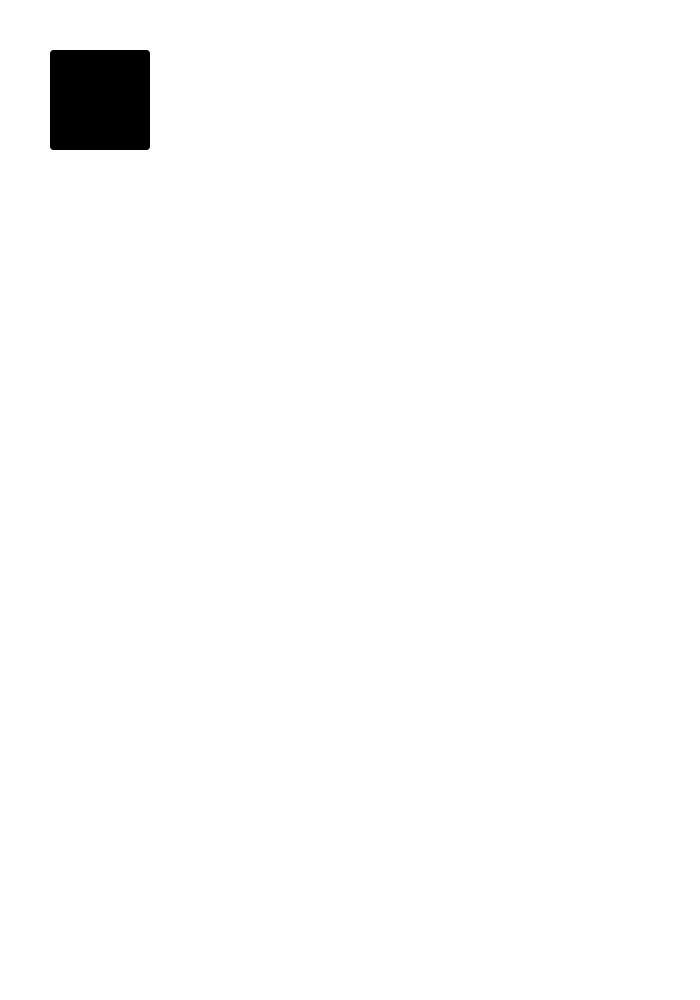
Frame 1 (no input)
Frame 60 (the mouse pressed at the canvas centre just before this capture): identical to frame 1, image omitted
Frame 120 (the mouse held since frame 60 and released just before this capture): identical to frame 1, image omitted

The Processing sketch that drew this single still picture (run headless with seeded random() and noise(); from frame 60 on, the mouse is pressed at the canvas centre):

// Processing sketch: PaperRace
// ── PaperRace.pde

Button test = new Button(new PVector(100,100), new PVector(100,100), "navi")
                  .setFillColor(color(0))
                  .setActiveFillColor(color(random(255), random(255), random(255)))
                  .setStrokeWeight(0);
Handler handler = new Handler();

ArrayList<Button> exe = new ArrayList<Button>();
ArrayList<Button> toexe = new ArrayList<Button>();

void setup(){
  //fullScreen();
  size(700, 1000);
  handler.toexe(test);
  rectMode(CENTER);
}

void draw(){
  background(255);
  handler.runall();
}

void mouseReleased(){
  for (Button b: exe)
    if (b.mouseOver) b.press();
}

// ── Animation.pde

class AnimationHandler {
  AnimationHandler () {

  }

  void run(){

  }
};

class Animation {

  Button master;
  String type;
  MovementHandler moha;

  Animation(Button button, String type){
    this.master=button;
    moha = new MovementHandler(this.master);
    this.type=type;
    check(type);
  }

  void check (String type) {
    if (type == "popup") popup();
  }

  void popup(){
    moha.add("setsize", "popset-1").setSize(PVector.mult(master.size, 2));
  }
};

// ── Button.pde
class Button {
  MovementHandler moha = new MovementHandler(this);
  AnimationHandler aniha = new AnimationHandler();
  
  PVector pos = new PVector(width/2, width/2),
          size = new PVector(width/5, width/5, 5);
  boolean pressed=false, visible=true, active=true, empty=false, mouseOver=false;
  String type = "basic", shape = "rect";
  
  float rectEdge=size.x/5;
  
  color scolor=color(0), fcolor=color(200), ascolor=color(50), afcolor=color(255); //stroke & fill color, activated stroke & fill color
  float alpha=255; // opacity of button
  
  ///////////////////////
  Button(){empty=true;}
  ////////////////////////////////////////////////
  Button(PVector pos, PVector size, String type){
    this.pos.set(pos);
    this.size.set(size);
    this.type=type;
  }
  ////////////////////////////////////////////////
  
  //==========================================================================================
  Button setType (String type) { this.type = type; return this; }
  Button setPosition (float x, float y) { this.pos.set(x, y); return this; }
  Button setSize (float w, float h) { this.size.x = w; this.size.y = h; return this; }
  Button setStrokeWeight (float d) { this.size.z = d; return this; }
  Button setRectEdge (float e) { this.rectEdge = e; return this; }
  Button setShape (String shape) { this.shape = shape; return this; }
  
  Button setActiveFillColor (color afcolor) { this.afcolor = afcolor; return this; }
  Button setFillColor (color fcolor) { this.fcolor = fcolor; return this; }
  Button setActiveStrokeColor (color ascolor) { this.ascolor = ascolor; return this; }
  Button setStrokeColor (color scolor) { this.scolor = scolor; return this; }
  Button setColors (color fcolor, color afcolor, color scolor, color ascolor) { this.fcolor = fcolor; this.scolor = scolor; this.afcolor = afcolor; this.ascolor = ascolor; return this; }
  Button setNormalColors (color fcolor, color scolor) { this.fcolor = fcolor; this.scolor = scolor; return this; }
  Button setActiveColors (color afcolor, color ascolor) { this.afcolor = afcolor; this.ascolor = ascolor; return this; }
  Button setAlpha (int alpha) { this.alpha = alpha; return this; }
  //=========================================================================================
  
  void show () {
    moha.run();
    aniha.run();
    
    mouseOver = isOver();
    if (alpha>0){
      if (mouseOver)fill(red(afcolor), green(afcolor), blue(afcolor), alpha(afcolor)*alpha/255);
      else fill(red(fcolor), green(fcolor), blue(fcolor), alpha(fcolor)*alpha/255);
    }
    else noFill();
    
    if (size.z>0){
      strokeWeight(size.z);
      if (mouseOver) stroke(red(ascolor), green(ascolor), blue(ascolor), alpha(ascolor)*alpha/255);
      else stroke(red(scolor), green(scolor), blue(scolor), alpha(scolor)*alpha/255);
    }
    else noStroke();
    
    rect(pos.x, pos.y, size.x, size.y, rectEdge);
  }
  //------------------------------------------------------------------------------------------
  void press () { this.pressed=true; }
  //------------------------------------------------------------------------------------------------------------------
  
  boolean isOver(){
    if (mouseX>pos.x-size.x/2 && mouseX<pos.x+size.x/2 && mouseY>pos.y-size.y/2 && mouseY<pos.y+size.y/2) return true;
    else return false;
  }
  //------------------------------------------------------------------------------------------------------------------
  
  Button setSize(PVector change){
    moha.add("setsize", "popup").setSize(change);
    return this;
  }
  Button setSize(PVector change, float time){
    change.z = time;
    return setSize(change);
  }
  //-----------------------------------------------------
}

// ── Handler.pde
class Handler{
  ////////////
  Handler(){}
  ////////////
  //----------------------------------------------------------

  void runall(){
    for (Button b: toexe) exe.add(b); toexe.clear();
    for (Button button: exe){
      if (button.visible) button.show();
      if (button.pressed && button.active) command(button);
    }
  }
  //--------------------------------------------------------------------------------------
  void toexe (Button button) { toexe.add(button); }
  //--------------------------------------------------------------------------------------

  void command(Button button){
    button.pressed=false;
    if (button.type.equals("navi")) this.navi(); 
  }
  // . . . . . . . . . . . . . . . . . . . . . . . . . . . . . . . . . . . . . . . . . . .

  void navi () {
    println(exe.size());
    toexe( new Button(new PVector(random(0, width), random(0,height)), new PVector(0, 0), "navi")
               .setSize(new PVector(random(100, 200), random(100, 200), 300))
               .setFillColor(color(0))
               .setActiveFillColor(color(random(255), random(255), random(255)))
               .setStrokeWeight(0) );
  }
  // . . . . . . . . . . . . . . . . . . . . . . . . . . . . . . . . . . . . . . . . . . .
}

// ── Movements.pde

class MovementHandler{
  //==========================================================
  ArrayList<Movement> movements = new ArrayList<Movement>();
  ArrayList<Movement> remove = new ArrayList<Movement>();
  Button master;
  ////////////////////
  MovementHandler (Button master) { this.master = master; }
  ////////////////////
  //--------------------------------------------------------------

  Movement add (String type, String name) {
    movements.add(new Movement(this, type, name));
    return movements.get(movements.size()-1);
  }
  //-----------------------------------------------------------------

  void run () {
    for (Movement r: remove) movements.remove(r); remove.clear();
    for (Movement m: movements) m.run();
  }
  //-----------------------------------------------------------------

  Movement getByName (String name) {
    for (Movement m: movements)
      if (m.name.equals(name))
        return m;

    print("Nem található!!! Üres Movement-et adok.");
    return new Movement();
  }
  //-----------------------------------

  void KILLME (Movement m) {
    remove.add(m);
  }
  //-----------------------------------
};

//#######################################################################################################

class Movement {
  MovementHandler moha;
  String type, name;
  float wholetime=0, pasttime=0;
  boolean firstrun=true, DONE=false, empty=false;

  PVector from = new PVector();
  ArrayList<PVector> to = new ArrayList<PVector>();
  int next=0;

  Timer timer = new Timer();
  Button master = new Button();
  //////////////////////////////////////////////////////////
  Movement(){empty=true;}
  //////////////////////////////////////////////////////////
  Movement (MovementHandler moha, String type, String name) {
    this.moha = moha;
    this.master = moha.master;
    this.type = type;
    this.name = name;
  }
  ///////////////////////////////////////////////////////////
  //-----------------------------------------------------------------------

  Movement setDestination () {
    return this;
  }
  //-----------------------------------------------------------------------

  Movement setSize(PVector resize){
    from.set(master.size);
    to.add(resize.copy());
    wholetime += resize.z;
    return this;
  }
  Movement setSize(PVector resize, float time){
    resize.z = time;
    return setSize(resize);
  }
  //---------------------------------------------------------------------------------------------

  void run () {
    if (firstrun) {timer.start(); firstrun=false;}
    else if (timer.get() >= wholetime) {timer.stop(); DONE=true; moha.KILLME(this);}
    else if (timer.get() >= pasttime+to.get(next).z) pasttime += to.get(next++).z;
    // - - - - - - - - - - - - - - - - - - - - - - - - - - - - - - - - - - - - - - -
    if (type=="setsize") runSetSize();
  }
  //.............................................................................................

  void runSetSize () {
    if (!DONE) master.size.set(map( timer.get(), 0,to.get(next).z, from.x,to.get(next).x ),
                               map( timer.get(), 0,to.get(next).z, from.y,to.get(next).y ));
    else master.size.set(to.get(to.size()-1).x, to.get(to.size()-1).y);
  }
};

// ── Timer.pde

class Timer {
  float time;
  Timer(){}
  void start(){
    time = millis();
  }
  float get(){
    return millis()-time;
  }
  void stop(){
    time=0;
  }
};
